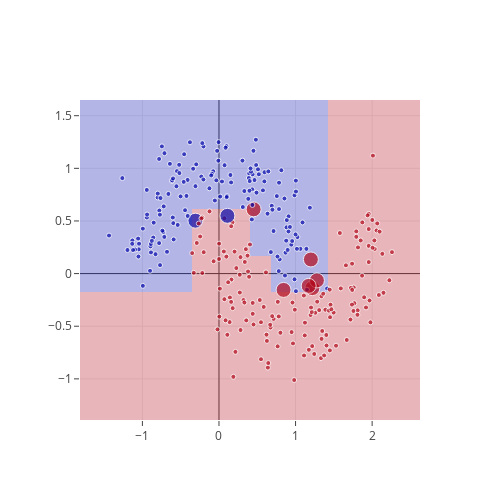

The code cell stored with this chart in its notebook:
### Code cell
istage = 6

data   = [go.Scatter(x=X[:, 0], y=X[:, 1], mode='markers', 
                     marker=dict(color=y, colorscale='RdBu', size=staged_weights[istage])),
          go.Heatmap(x=xs, y=ys, z=staged_zz[istage], 
                     colorscale='RdBu', opacity=0.3, showscale=False)]
layout = go.Layout(autosize=False, width=500, height=500)
fig = go.Figure(data=data, layout=layout)

iplot(fig)

### Figure 1 — Plotly figure (JSON) as saved in the notebook; plotly's stock layout.template omitted (floating-point values rounded to 4 significant figures; data arrays with more than 128 entries replaced by an {"elided": "..."} marker saying what was removed)
{"data": [{"marker": {"color": {"elided": "300 int values"}, "colorscale": "RdBu", "size": {"elided": "300 int values"}}, "mode": "markers", "type": "scatter", "uid": "e9eee6d8-13d7-11e9-861f-7e00e4586f01", "x": {"elided": "300 float values"}, "y": {"elided": "300 float values"}}, {"colorscale": "RdBu", "opacity": 0.3, "showscale": false, "type": "heatmap", "uid": "e9f02926-13d7-11e9-941f-7e00e4586f01", "x": {"elided": "222 float values"}, "y": {"elided": "152 float values"}, "z": {"elided": "152x222 int values"}}], "layout": {"autosize": false, "height": 500, "width": 500}}
